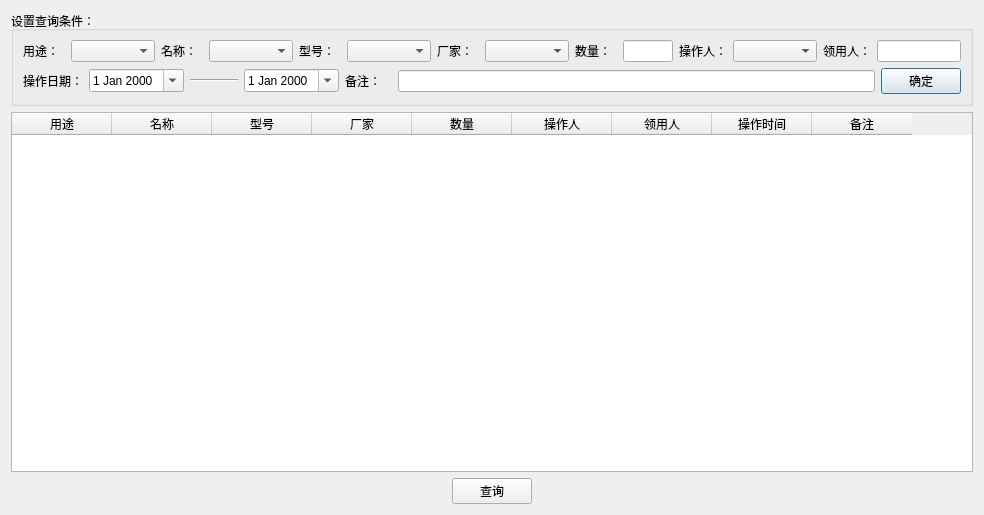
<?xml version="1.0" encoding="UTF-8"?>
<ui version="4.0">
 <class>outboundquery_Dialog</class>
 <widget class="QDialog" name="outboundquery_Dialog">
  <property name="geometry">
   <rect>
    <x>0</x>
    <y>0</y>
    <width>984</width>
    <height>515</height>
   </rect>
  </property>
  <property name="windowTitle">
   <string>出库查询条件设置</string>
  </property>
  <property name="windowIcon">
   <iconset>
    <normaloff>icon_1.png</normaloff>icon_1.png</iconset>
  </property>
  <layout class="QGridLayout" name="gridLayout_2">
   <item row="0" column="0">
    <widget class="QGroupBox" name="groupBox">
     <property name="title">
      <string>设置查询条件：</string>
     </property>
     <layout class="QGridLayout" name="gridLayout">
      <item row="0" column="0">
       <layout class="QHBoxLayout" name="horizontalLayout" stretch="1,2,1,2,1,2,1,2,1,2,1,2,1,2">
        <item>
         <widget class="QLabel" name="label">
          <property name="text">
           <string>用途：</string>
          </property>
          <property name="scaledContents">
           <bool>true</bool>
          </property>
         </widget>
        </item>
        <item>
         <widget class="QComboBox" name="useType_comboBox"/>
        </item>
        <item>
         <widget class="QLabel" name="label_2">
          <property name="text">
           <string>名称：</string>
          </property>
          <property name="scaledContents">
           <bool>true</bool>
          </property>
         </widget>
        </item>
        <item>
         <widget class="QComboBox" name="name_comboBox"/>
        </item>
        <item>
         <widget class="QLabel" name="label_3">
          <property name="text">
           <string>型号：</string>
          </property>
          <property name="scaledContents">
           <bool>true</bool>
          </property>
         </widget>
        </item>
        <item>
         <widget class="QComboBox" name="model_comboBox"/>
        </item>
        <item>
         <widget class="QLabel" name="label_5">
          <property name="text">
           <string>厂家：</string>
          </property>
          <property name="scaledContents">
           <bool>true</bool>
          </property>
         </widget>
        </item>
        <item>
         <widget class="QComboBox" name="factory_comboBox"/>
        </item>
        <item>
         <widget class="QLabel" name="label_4">
          <property name="text">
           <string>数量：</string>
          </property>
          <property name="scaledContents">
           <bool>true</bool>
          </property>
         </widget>
        </item>
        <item>
         <widget class="QLineEdit" name="number_lineEdit">
          <property name="maximumSize">
           <size>
            <width>50</width>
            <height>16777215</height>
           </size>
          </property>
         </widget>
        </item>
        <item>
         <widget class="QLabel" name="label_7">
          <property name="text">
           <string>操作人：</string>
          </property>
         </widget>
        </item>
        <item>
         <widget class="QComboBox" name="operator_comboBox"/>
        </item>
        <item>
         <widget class="QLabel" name="label_9">
          <property name="text">
           <string>领用人：</string>
          </property>
         </widget>
        </item>
        <item>
         <widget class="QLineEdit" name="Recipient_lineEdit"/>
        </item>
       </layout>
      </item>
      <item row="1" column="0">
       <layout class="QHBoxLayout" name="horizontalLayout_3" stretch="1,1,1,1,1,10,1">
        <item>
         <widget class="QLabel" name="label_8">
          <property name="text">
           <string>操作日期：</string>
          </property>
         </widget>
        </item>
        <item>
         <widget class="QDateEdit" name="dateEdit">
          <property name="calendarPopup">
           <bool>true</bool>
          </property>
         </widget>
        </item>
        <item>
         <widget class="Line" name="line">
          <property name="orientation">
           <enum>Qt::Horizontal</enum>
          </property>
         </widget>
        </item>
        <item>
         <widget class="QDateEdit" name="dateEdit_2">
          <property name="calendarPopup">
           <bool>true</bool>
          </property>
         </widget>
        </item>
        <item>
         <widget class="QLabel" name="label_6">
          <property name="text">
           <string>备注：</string>
          </property>
         </widget>
        </item>
        <item>
         <widget class="QLineEdit" name="note_lineEdit"/>
        </item>
        <item>
         <widget class="QPushButton" name="ok_pushButton">
          <property name="text">
           <string>确定</string>
          </property>
         </widget>
        </item>
       </layout>
      </item>
     </layout>
    </widget>
   </item>
   <item row="1" column="0">
    <widget class="QTableWidget" name="tableWidget">
     <column>
      <property name="text">
       <string>用途</string>
      </property>
     </column>
     <column>
      <property name="text">
       <string>名称</string>
      </property>
     </column>
     <column>
      <property name="text">
       <string>型号</string>
      </property>
     </column>
     <column>
      <property name="text">
       <string>厂家</string>
      </property>
     </column>
     <column>
      <property name="text">
       <string>数量</string>
      </property>
     </column>
     <column>
      <property name="text">
       <string>操作人</string>
      </property>
     </column>
     <column>
      <property name="text">
       <string>领用人</string>
      </property>
     </column>
     <column>
      <property name="text">
       <string>操作时间</string>
      </property>
     </column>
     <column>
      <property name="text">
       <string>备注</string>
      </property>
     </column>
    </widget>
   </item>
   <item row="2" column="0">
    <layout class="QHBoxLayout" name="horizontalLayout_2">
     <item>
      <spacer name="horizontalSpacer">
       <property name="orientation">
        <enum>Qt::Horizontal</enum>
       </property>
       <property name="sizeHint" stdset="0">
        <size>
         <width>40</width>
         <height>20</height>
        </size>
       </property>
      </spacer>
     </item>
     <item>
      <widget class="QPushButton" name="select_pushButton">
       <property name="text">
        <string>查询</string>
       </property>
      </widget>
     </item>
     <item>
      <spacer name="horizontalSpacer_2">
       <property name="orientation">
        <enum>Qt::Horizontal</enum>
       </property>
       <property name="sizeHint" stdset="0">
        <size>
         <width>40</width>
         <height>20</height>
        </size>
       </property>
      </spacer>
     </item>
    </layout>
   </item>
  </layout>
 </widget>
 <resources/>
 <connections/>
</ui>
